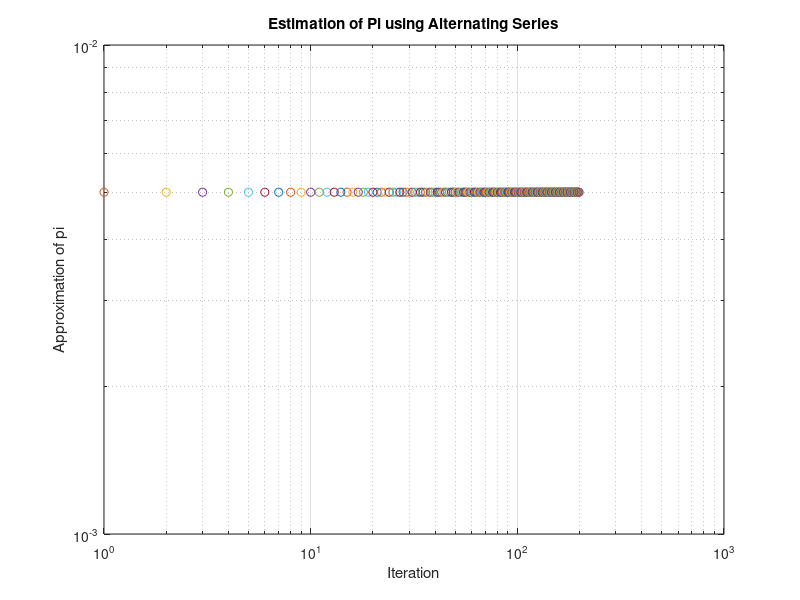
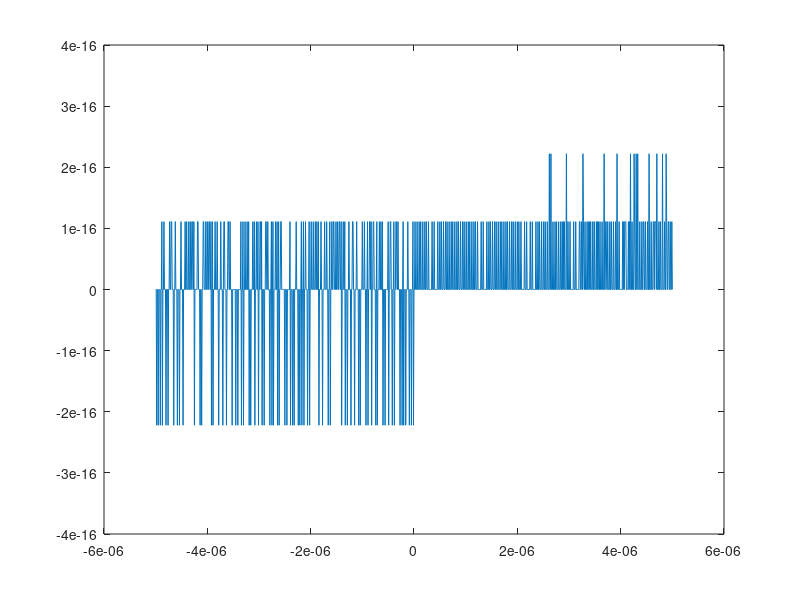
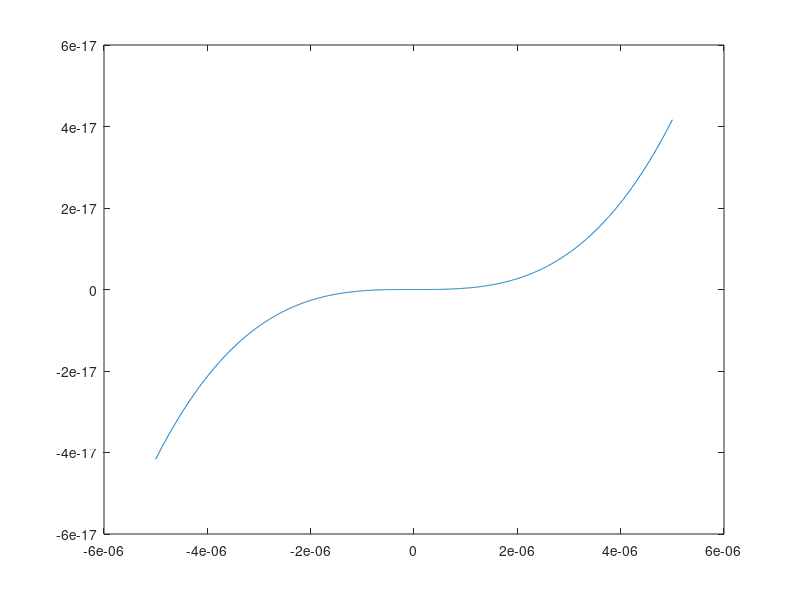

Here is the MATLAB script that generated these plots, in order:

%% Exercise 1
%Estimating pi with alternating series, 
n=10000; % Number of iterations
approx_pi=0; %Initialize pi estimation
for r=0:n-1
    approx_pi = approx_pi+(((-1)^r)/(2*r+1)); %Algorithm from exercise 1
    approx_pi1=approx_pi*4; %Algorithm *4 to estimate pi
    tolerance=5*10^-3; % Set variable equal to tolerance for more efficient coding
    if abs(approx_pi1-pi) < tolerance % Add a tolerance to stop the algorithm at some value away from pi
        % Learned from https://www.mathworks.com/matlabcentral/answers/1837108-how-to-add-tolerance-to-iteration-
        % with-if-statement and prompting of Matlab Copilot
        break
    end
    
    fprintf('Iteration %d: Approximation of pi = %.6f\n', r, approx_pi1); % generated by Matlab Copilot through code and comment %plot
end

% loop and inputs originally suggested and generated entirely by Matlab Copilot with comment on line
% 1. Then was removed to practice coding on my own, and rewritten with my own code.
% Structure, inputs, and format were learned through Matlab Copilot


% Plot the approximation of pi against the iteration
iterations=0:199; % Run iterations 0 through 199
figure; % Create figure
loglog(iterations,tolerance,'-o') % Generate log to log plot
xlabel('Iteration'); % x-axis label
ylabel('Approximation of pi'); % y-axis label
title('Estimation of Pi using Alternating Series');
grid("on")


%% Exercise 2
% Code generated by Matlab Copilot and then edited to work for assignment

y0=4; % Initial guess for first loop
z0=4; % Initial guess for second loop
N=10; % Number of iterations
for i=0:N
    y0=(sin(y0^2)/(y0^2)); % 1st Algorithm
    y1=y0;
    fprintf('Iteration %d: Covergence to 1 = %.6f\n',i,y1)
end
for i=0:N-1
    z0=(sin(z0))^2/z0^2; % 2nd Algorithm
    z1=z0;
    fprintf('Iteration %d: Covergence to 1 = %.6f\n',i,z1)
end

%% Exercise 3
%% a)
f=[1 -12 35]; % coefficients of polynomial
a=roots(f); % store the roots of f in variable a
disp(a); % display the roots
fc=[1 -12 35-10^-2];
r=roots(fc);
disp(r); %The zeroes of the function where c=35-10^-2 differ from when c=35 by plus or minus 0.005
%The idea for the code in exercise 3 came from google gemini after searching "how to
%find all the roots/zeroes of a function in Matlab"

%% b)
g=[1 -10 25];
b=roots(g);
disp(b);
gc=[1 -10 25-10^-2];
d=roots(gc);
disp(d); %The zeroes of the function where c=25-10^-2 differs from when c=25 by plus or minus 0.1

% The function from b) has 1 less root than a), this results in a larger
% change in the root when c is changed. Hence plus or minus 0.1 > plus or
% minus 0.005


%% Exercise 5
% Below code made by Google Gemini, by search prompt "how to plot a function in matlab over an interval using 
% uniformly spaced points", but re-made to address problem. 
%% a)
x_start=-5*10^-6; % Starting point of linspace command
x_end=5*10^-6; % End point of linspace command

points=1001; % Number of evenly spaced points mapped
x5=linspace(x_start,x_end,points); % linspace with inputs from above

fx=log(1+x5)-cos(x5)-x5+1; % How to do ln in matlab was provided by google gemini
% Evaluate the function and plot the results

figure; % Learned how to display all graphs in script from 
% https://www.mathworks.com/matlabcentral/answers/684968-only-the-most-recent-graph-showing-up
plot(x5, fx)

%% b)
x3_start=-5*10^-6;
x3_end=5*10^-6;

points=1001;
x3=linspace(x3_start,x3_end,points);

%fx3=log(1+x3)-x3+1; % How to do ln in matlab was provided by google gemini
fx3=(x3.^3)/3-(1/24)*x3.^4;

figure;
plot(x3, fx3)

%% Exercise 6
x=sqrt(1.5)
TP=1+0.5*x-(1/8)*x^2+(1/16)*x^3-(1/24)*x^4 %Taylor polynomial approximation to sqrt(1+x)

errorBound = abs((1/24) * (1.5^(3/2))); % calculate theoretical error bound
fprintf('Theoretical error bound for sqrt(1.5) approximation: %.6f\n', errorBound);
% Error bound created by Matlab Copilot after prompting

%% Exercise 7
% Matrix multiplication learned from Google Gemini when trying to learn how
% to use Matlab and finding solutions to matrices
A1=[3.4 2.8; 8.0 6.6]; % Set matrix A
b1=[3.4;8.0]; % Set matrix b
xM1=A1\b1 % Division symbol came from help from 
% https://www.mathworks.com/help/matlab/ref/double.mldivide.html
% Find the solution matrix x to Ax=b

A2=A1;
b2=[3.41;8.0];
xM2=A2\b2

